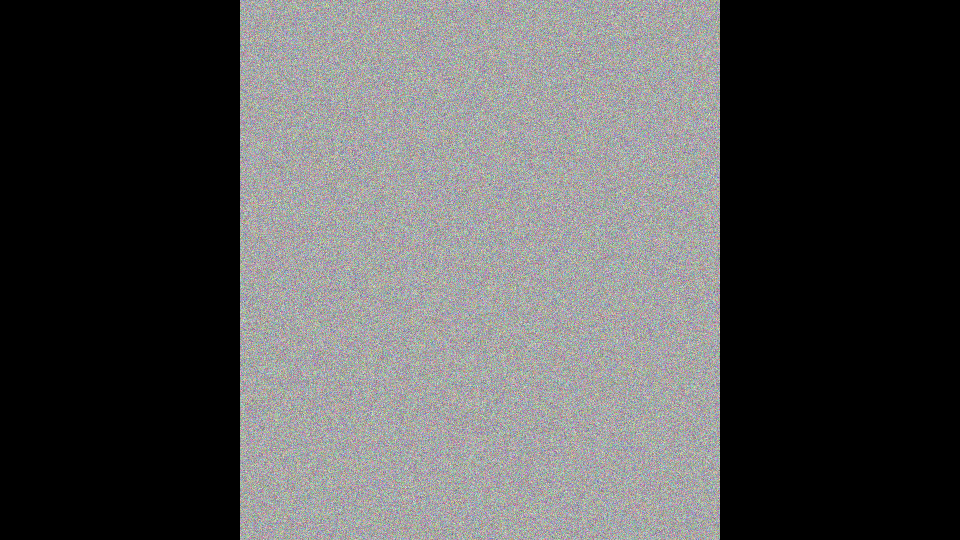
#> input picture tests/fixtures/pillarboxed_1920x1080.png, 1920 x 1080 px (shown at 1/2 size)
$ python -i blur_fill.py   (imports and definitions only)
#> lines starting #> are read from the running program, lines starting #| are printed output that depends on the picture
### scene_utils.py
"""
Scene detection and classification for conference recordings.
Segments are labeled pillarboxed (vertical/unsteady, black L/R bars) or full_width (horizontal/stationary).

Scene results are cached per video (keyed by path + size + mtime) so resume
and re-runs skip detection/classification when the file is unchanged.
"""
import hashlib
import json
from pathlib import Path

import cv2
import numpy as np

try:
    from scenedetect import (
        open_video,
        SceneManager,
        AdaptiveDetector,
        ContentDetector,
        ThresholdDetector,
    )
    from scenedetect.frame_timecode import FrameTimecode
except ImportError:
    open_video = SceneManager = AdaptiveDetector = ContentDetector = ThresholdDetector = None
    FrameTimecode = None

from config import (
    OUTPUT_DIR,
    SCENE_DETECTOR,
    SCENE_MIN_LEN,
    SCENE_THRESHOLD,
    BLACK_THRESHOLD,
    PILLAR_MIN_WIDTH_RATIO,
    PILLAR_MIN_CONTENT_RATIO,
    PILLAR_EDGE_WINDOW,
    PILLAR_SAMPLE_FRAMES,
)


# [6 lines left out: function video_cache_key, not called in this run]


def scenes_cache_path(video_path: Path) -> Path:
    return OUTPUT_DIR / f"{video_cache_key(video_path)}_scenes.json"


# [72 lines left out: functions load_scenes_cache, save_scenes_cache, _detector, detect_scenes, not called in this run]


def is_black_column(
    frame: np.ndarray,
    x: int,
    threshold: int = BLACK_THRESHOLD,
    window: int = PILLAR_EDGE_WINDOW,
) -> bool:
    """
    True if the region around column x is mostly black.
    Averages over ±window columns so 1px lines or encoding artifacts don't flip the result.
    """
    h, w = frame.shape[:2]
    x0 = max(0, x - window)
    x1 = min(w, x + window + 1)
    region = frame[:, x0:x1, :]
    return np.mean(region) < threshold


def pillarbox_content_bounds(frame: np.ndarray, black_threshold: int = BLACK_THRESHOLD):
    """
    If frame has black bars on left/right (pillarbox), return (x_left, x_right) of content.
    Otherwise return None. Uses a horizontal window when testing black so 1px lines don't
    misdefine the content region. Rejects implausibly thin "content" (noise strips).
    """
    h, w = frame.shape[:2]
    min_bar = int(w * PILLAR_MIN_WIDTH_RATIO)
    min_content_width = int(w * PILLAR_MIN_CONTENT_RATIO)
    # Left edge: scan from left until we hit a non-black column (windowed)
    left = 0
    while left < w and is_black_column(frame, left, black_threshold):
        left += 1
    # Refine: the windowed check may stop a few columns early; skip any
    # remaining individually-black columns at the boundary.
    while left < w and np.mean(frame[:, left, :]) < black_threshold:
        left += 1
    if left < min_bar:
        left = 0
    # Right edge: scan from right until we hit a non-black column (windowed)
    right = w - 1
    while right >= 0 and is_black_column(frame, right, black_threshold):
        right -= 1
    # Refine: skip any individually-black columns the window averaged past.
    while right >= 0 and np.mean(frame[:, right, :]) < black_threshold:
        right -= 1
    if right < 0:
        return None
    num_black_right = (w - 1) - right
    if num_black_right < min_bar:
        right = w - 1
    content_width = (right + 1) - left
    if content_width < min_content_width:
        return None
    if left >= min_bar and (w - 1 - right) >= min_bar:
        return (left, right + 1)
    return None


# [35 lines left out: functions scene_is_pillarboxed, classify_scenes, not called in this run]

### blur_fill.py
"""
Replace pillarbox (black bars) with a zoomed, heavily blurred version of the video.
Output is full 1920x1080 with the vertical content centered on a soft blurred background.

Two modes:
- blur_fill_frame: input is full frame with pillarbox; detects content and fills sides.
- blur_fill_cropped_frame: input is already cropped (vertical video, no black); whole frame = content.
"""
import cv2
import numpy as np
from pathlib import Path
from config import (
    BLUR_KERNEL,
    BLUR_SCALE,
    OUTPUT_WIDTH,
    OUTPUT_HEIGHT,
    BLACK_THRESHOLD,
    PILLAR_MIN_WIDTH_RATIO,
)
from scene_utils import pillarbox_content_bounds


# [19 lines left out: function blur_fill_cropped_frame, not called in this run]


def blur_fill_frame(frame: np.ndarray, content_bounds=None):
    """
    One frame: use content_bounds (x_left, x_right) or detect pillarbox.
    Returns a full OUTPUT_WIDTH x OUTPUT_HEIGHT frame with content centered
    and sides filled by zoomed blurred version of the frame.
    """
    h, w = frame.shape[:2]
    if content_bounds is None:
        content_bounds = pillarbox_content_bounds(frame, black_threshold=BLACK_THRESHOLD)
    if content_bounds is None:
        # No pillarbox: return frame scaled to output (no blur fill)
        return cv2.resize(frame, (OUTPUT_WIDTH, OUTPUT_HEIGHT))
    x_left, x_right = content_bounds
    content = frame[:, x_left:x_right, :].copy()
    ch, cw = content.shape[:2]

    # Background: use content only (not the black bars) so the fill is blurred video, not blurred black
    small = cv2.resize(content, None, fx=BLUR_SCALE, fy=BLUR_SCALE, interpolation=cv2.INTER_AREA)
    blurred = cv2.GaussianBlur(small, BLUR_KERNEL, 0)
    background = cv2.resize(blurred, (OUTPUT_WIDTH, OUTPUT_HEIGHT), interpolation=cv2.INTER_LINEAR)

    # Scale content to fit height (preserve aspect); center horizontally
    scale = OUTPUT_HEIGHT / ch
    new_cw = int(cw * scale)
    new_ch = OUTPUT_HEIGHT
    content_scaled = cv2.resize(content, (new_cw, new_ch), interpolation=cv2.INTER_LINEAR)
    x_off = (OUTPUT_WIDTH - new_cw) // 2
    # Overlay content onto background
    background[0:new_ch, x_off : x_off + new_cw] = content_scaled
    return background


# [52 lines left out: functions blur_fill_segment, blur_fill_segment_from_cropped, not called in this run]

>>> import cv2
>>> picture = cv2.imread('tests/fixtures/pillarboxed_1920x1080.png')
#> picture is the input picture: shape (1080, 1920, 3); mean B, G, R 83.7, 83.8, 83.8
>>> result = blur_fill_frame(picture)
#> in is_black_column, `h, w = frame.shape[:2]`: h = 1080; w = 1920
#> in is_black_column, `x0 = max(0, x - window)`: x0 = 0
#> in is_black_column, `x1 = min(w, x + window + 1)`: x1 = 11
#> the loop in pillarbox_content_bounds, `while left < w and is_black_column(frame, left, black_threshold):` made 473 passes
#> after the loop in pillarbox_content_bounds, `while left < w and is_black_column(frame, left, black_threshold):`: left = 473
#> the loop in pillarbox_content_bounds, `while left < w and np.mean(frame[:, left, :]) < black_threshold:` made 7 passes
#> after the loop in pillarbox_content_bounds, `while left < w and np.mean(frame[:, left, :]) < black_threshold:`: left = 480
#> the loop in pillarbox_content_bounds, `while right >= 0 and is_black_column(frame, right, black_threshold):` made 473 passes
#> right on passes 1 to 3: 1918, 1917, 1916
#> after the loop in pillarbox_content_bounds, `while right >= 0 and is_black_column(frame, right, black_threshold):`: right = 1446
#> the loop in pillarbox_content_bounds, `while right >= 0 and np.mean(frame[:, right, :]) < black_threshold:` made 7 passes
#> right on passes 1 to 7: 1445, 1444, 1443, 1442, 1441, 1440, 1439
#> after the loop in pillarbox_content_bounds, `while right >= 0 and np.mean(frame[:, right, :]) < black_threshold:`: right = 1439
#> in pillarbox_content_bounds, `num_black_right = (w - 1) - right`: num_black_right = 480
#> in pillarbox_content_bounds, `content_width = (right + 1) - left`: content_width = 960
#> in blur_fill_frame, `content_bounds = pillarbox_content_bounds(frame, black_threshold=BLACK..`: content_bounds = (480, 1440)
#> in blur_fill_frame, `x_left, x_right = content_bounds`: x_left = 480; x_right = 1440
#> in blur_fill_frame, `content = frame[:, x_left:x_right, :].copy()`:
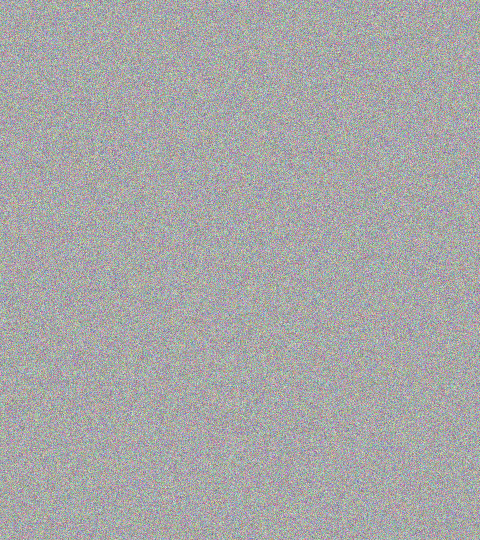
#> content: shape (1080, 960, 3) (shown at 1/2 size); mean B, G, R 167.5, 167.5, 167.5
#> in blur_fill_frame, `small = cv2.resize(content, None, fx=BLUR_SCALE, fy=BLUR_SCALE, interp..`:
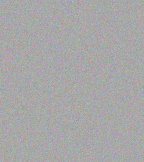
#> small: shape (162, 144, 3); mean B, G, R 167.5, 167.5, 167.5
#> in blur_fill_frame, `background[0:new_ch, x_off : x_off + new_cw] = content_scaled`:
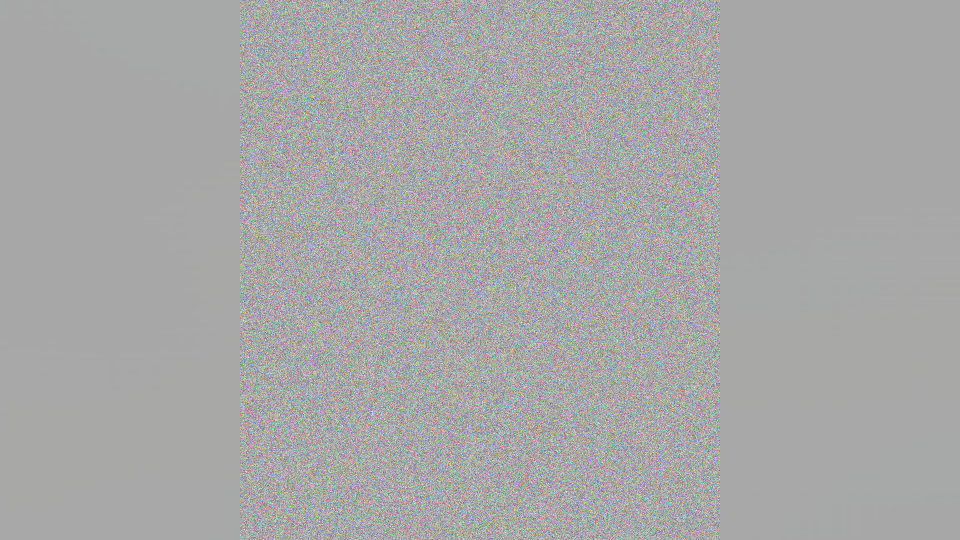
#> background: shape (1080, 1920, 3) (shown at 1/2 size); mean B, G, R 167.5, 167.5, 167.5
